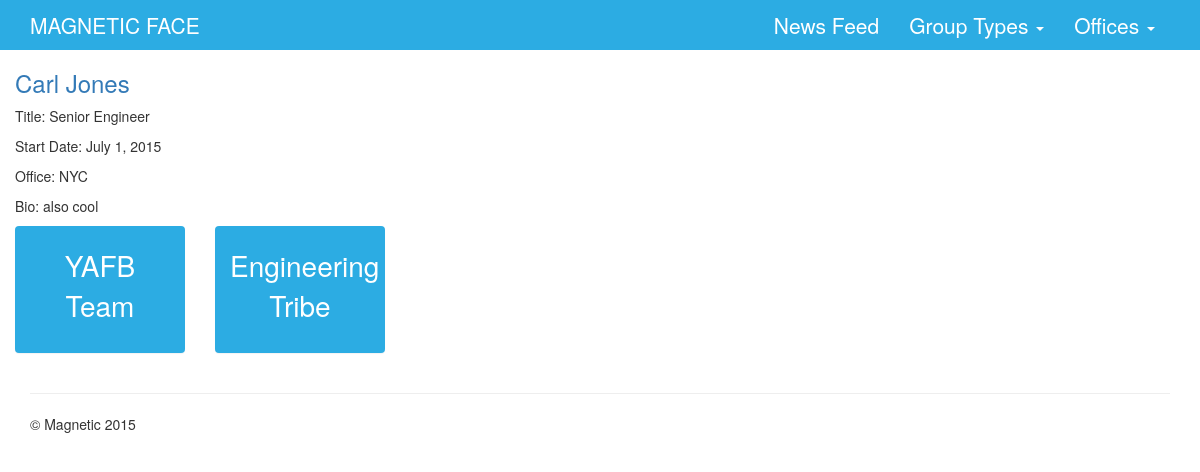
The page /directory/employee/2/ on the database its author committed.
### directory/models.py (models this page shows, shortened)
class Employee(models.Model):
	user = models.OneToOneField(User)
	full_name = models.CharField(max_length=100)
	title = models.CharField(max_length=100)
	description = models.CharField(max_length=300)
	start_date = models.DateField()
	office = models.ForeignKey(Office)
	groups = models.ManyToManyField(GroupProfile)
	picture = models.ImageField(upload_to='profile_pictures', null=True)

class Office(models.Model):
	name = models.CharField(max_length=100)
	Location = models.CharField(max_length=300)
	def __unicode__(self):
		return self.name

class GroupProfile(models.Model):
	type = models.ForeignKey(Type)
	group = models.OneToOneField(Group)
	description = models.CharField(max_length=300)

class Type(models.Model):
	name = models.CharField(max_length=100)
	description = models.CharField(max_length=300)
	def __unicode__(self):
		return self.name

### directory/views.py (the view)
# urls.py: url(r'^employee/(?P<employee_id>[0-9]+)/$', views.employee_detail, name='employee_detail'),
def employee_detail(request, employee_id):
	employee = Employee.objects.get(pk=employee_id)
	groups = GroupProfile.objects.filter(employee=employee_id)
	template = loader.get_template('directory/employee.html')
	navinfo = nav()
	context = RequestContext(request, {
        'employee': employee,
        'groups': groups,
        'navinfo': navinfo,
    })
	return HttpResponse(template.render(context))

### directory/views.py (called while the page is built)
def nav():
    types = Type.objects.order_by('name')
    offices = Office.objects.order_by('name')
    template = loader.get_template('base.html')
    navinfo = {
        'types': types,
        'offices': offices,
    }
    return navinfo

### directory/templates/directory/employee.html
{% extends 'base.html' %}
{% block content %}
	{% if employee %}
	    <div class="row">
	        <div class="col-md-4">
	        	<h3><a href="/directory/employee/message/{{ employee.id }}/">{{ employee.full_name }}</a></h3>
		        <p><span>Title: </span>{{ employee.title }}</p>
		        <p><span>Start Date: </span>{{ employee.start_date }}</p>
		        <p><span>Office: </span>{{ employee.office }}</p>
		        <p><span>Bio: </span>{{ employee.description }}</p>
	        </div>
	    </div>
	{% endif %}
	{% if groups %}
	    <div class="row">
	    {% for group in groups %}
	        <div class="col-md-2">
	        	<div class="panel panel-primary panel-small">
		        	<p class="panel-body"><a href="/directory/group/{{ group.id }}/">{{ group.group.name }}  {{ group.type }}</a></p>
	        	</div>
	        </div>
	    {% endfor %}
	    </div>
	{% endif %}
{% endblock %}

### directory/static/css/custom.css (style rules this page uses)
.panel-body { text-align: center; }
.panel-primary { background-color: #2CACE3; padding-top: 2em; padding-bottom: 2em; border: none; }
.panel-small { padding-top: 0.25em; padding-bottom: 0.25em; }
.panel-primary a { color: white; font-size: 2em; }

### directory/static/css/jumbotron.css (style rules this page uses)
body { padding-top: 50px; padding-bottom: 20px; }

### rows shown on the page
Employee: full_name "Carl Jones", title "Senior Engineer", start_date "July 1, 2015", office "NYC", description "also cool"
GroupProfile: group.name "YAFB", type "Team"
GroupProfile: group.name "Engineering", type "Tribe"
